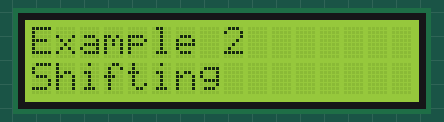
This program was run on a simulated Raspberry Pi Pico running CircuitPython. On the bench: 16×2 character LCD. Library files of the repository ran but are not shown: lcd.py, i2c_pcf8574_interface.py.

Above: at 0.2 s.
At 2.46 s:
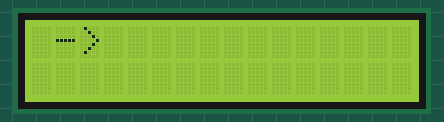
At 3.6 s:
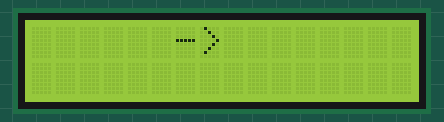
At 4.78 s:
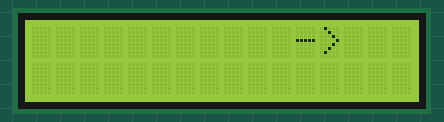
At 6.97 s:
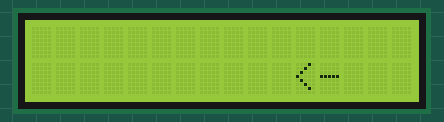
At 9.5 s:
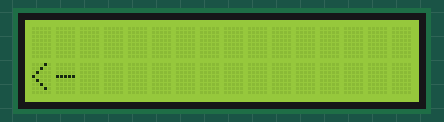

The program:

05Example2_SerialLCD.py
```python
'''
Example 2 for Pi Pico W I2C LCD: Shifting
References:
  [1] https://github.com/Guitarman9119/Raspberry-Pi-Pico-/tree/main/I2C%2016x2%20LCD%20Circuit%20Python

Additional Library:
- lcd.py from [1]
- i2c_pcf8574_interface.py from [1]
'''
import board
import time
import busio
import digitalio
# Needs these 2 libraries from Guitarman9119 Github
# Upload it to the 'Lib'
import lcd
import i2c_pcf8574_interface

i2c = busio.I2C(scl=board.GP5, sda=board.GP4)
address = 0x27 #0x3F
i2c = i2c_pcf8574_interface.I2CPCF8574Interface(i2c, address)
display = lcd.LCD(i2c, num_rows=2, num_cols=16)
display.set_backlight(True)
display.set_display_enabled(True)

while True:
    display.clear()
    display.print("Example 2\nShifting")
    time.sleep(2)
    display.clear()
    # Shift Right
    for i in range(16):
        display.clear()
        display.set_cursor_pos(0, 0)
        display.print("->")
        display.shift_display(i)
        time.sleep(0.2)
    # Shift Left
    for j in reversed(range(16)):
        display.clear()
        display.set_cursor_pos(1, 0)
        display.print("<-")
        display.shift_display(j)
        time.sleep(0.2)
```

Measured:
- by itself, everything shown: repeats every 9.5 s, in 34 steps
- what the display in image 0 shows lasts 2.0 s, from 0.1 s to 2.1 s
